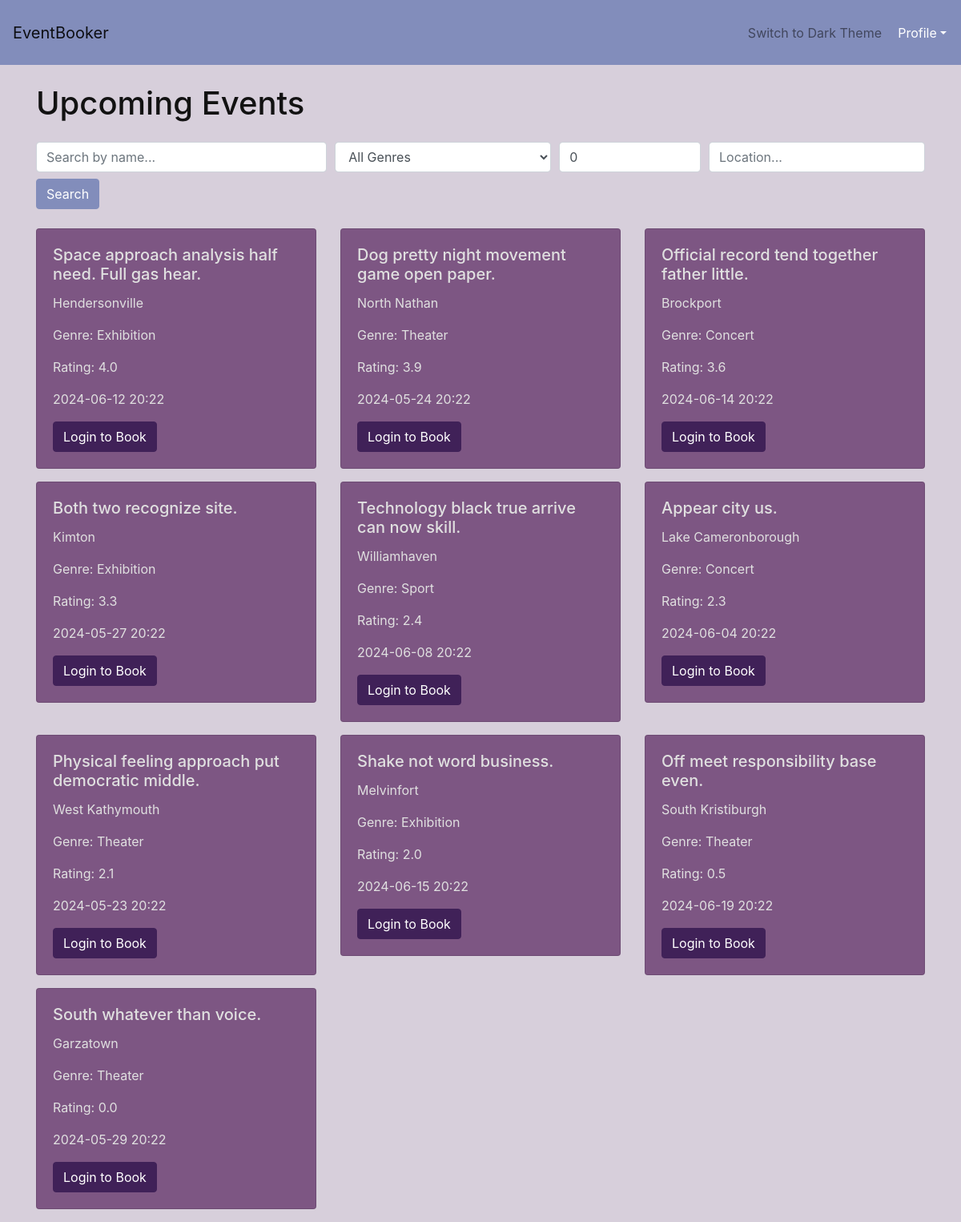
The page /search on the database as committed earlier.
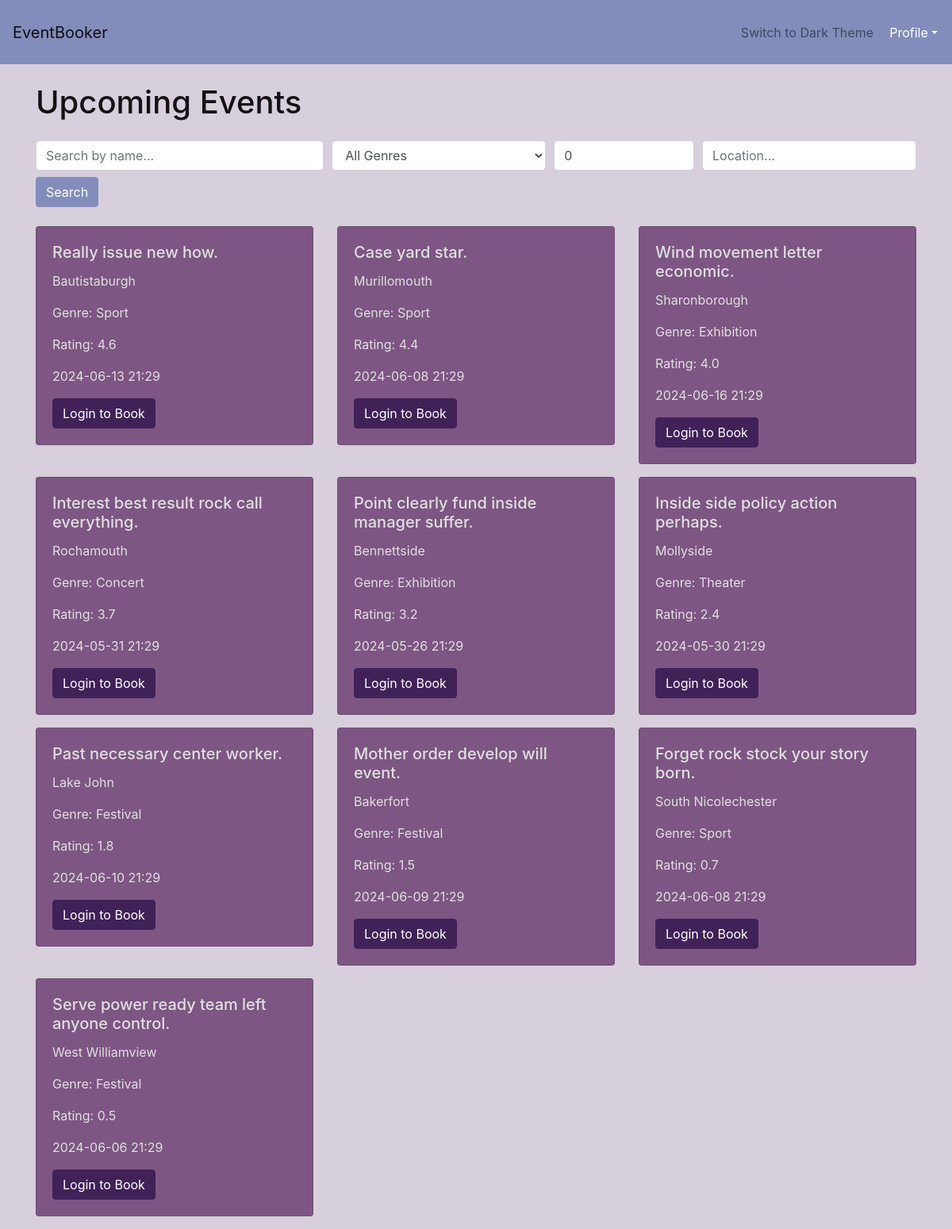
The same page on the database as committed later.
### app/models.py (models this page shows)
class Event(db.Model):
    id = db.Column(db.Integer, primary_key=True)
    name = db.Column(db.String(100), nullable=False)
    location = db.Column(db.String(100), nullable=False)
    date = db.Column(db.DateTime, nullable=False)
    genre = db.Column(db.String(50))
    rating = db.Column(db.Float, default=0.0)
    bookings = db.relationship('Booking', backref='event', lazy=True, cascade='all, delete-orphan')

### app/routes.py (the view)
@app.route('/search')
def search() -> str:
    query = request.args.get('query', '')
    genre = request.args.get('genre', '')
    min_rating = request.args.get('min_rating', 0, type=float)
    location = request.args.get('location', '')
    events = Event.query
    if query:
        events = events.filter(Event.name.ilike(f'%{query}%'))
    if genre:
        events = events.filter_by(genre=genre)
    if min_rating:
        events = events.filter(Event.rating >= min_rating)
    if location:
        events = events.filter(Event.location.ilike(f'%{location}%'))
    events = events.order_by(Event.rating.desc()).all()
    return render_template('home.html',
                              events=events,
                              query=query,
                              genre=genre,
                              min_rating=min_rating,
                              location=location)

### app/templates/home.html (shortened to what this page needs)
{% extends 'base.html' %}
{% block content %}
<div class="container mt-4">
    <h1 class="mb-4">Upcoming Events</h1>
        <form method="GET" action="{{ url_for('search') }}" class="mb-4">
            <div class="form-row">
                <div class="col-md-4">
                    <input type="text" class="form-control" name="query" placeholder="Search by name..." value="{{ query }}">
                </div>
                <div class="col-md-3">
                    <select class="form-control" name="genre">
                        <option value="">All Genres</option>
                    </select>
                </div>
                <div class="col-md-2">
                    <input type="number" class="form-control" name="min_rating" min="0" max="5" step="0.1" placeholder="Min. Rating" value="{{ min_rating }}">
                </div>
                <div class="col-md-3">
                    <input type="text" class="form-control" name="location" placeholder="Location..." value="{{ location }}">
                </div>
            </div>
            <button type="submit" class="btn btn-primary mt-2">Search</button>
        </form>
    <div class="row">
        {% for event in events %}
        <div class="col-md-4 mb-3">
            <div class="card {% if current_theme == 'light' %}light-theme{% else %}dark-theme{% endif %}">
                <div class="card-body">
                    <h5 class="card-title">{{ event.name }}</h5>
                    <p class="card-text">{{ event.location }}</p>
                    <p class="card-text">Genre: {{ event.genre }}</p>
                    <p class="card-text">Rating: {{ event.rating }}</p>
                    <p class="card-text">{{ event.date.strftime('%Y-%m-%d %H:%M') }}</p>
                    {% if current_user.is_authenticated %}
                        {% set booking = current_user.bookings|selectattr('event_id', '==', event.id)|first %}
                        {% if booking %}
                            {% if not booking.is_paid %}
                                <a href="{{ url_for('payment', booking_id=booking.id) }}" class="btn btn-success">Pay</a>
                            {% endif %}
                        {% else %}
                            <a href="{{ url_for('book', event_id=event.id) }}" class="btn btn-primary">Book Now</a>
                        {% endif %}
                    {% else %}
                        <a href="{{ url_for('login') }}" class="btn btn-primary">Login to Book</a>
                    {% endif %}
                </div>
            </div>
        </div>
        {% endfor %}
    </div>
</div>
{% endblock %}

Rows that differ between the two databases and show on the page:
removed Event: name "Space approach analysis half need. Full gas hear.", location "Hendersonville", genre "Exhibition", rating "4.0", date "2024-06-12 20:22"
removed Event: name "Dog pretty night movement game open paper.", location "North Nathan", genre "Theater", rating "3.9", date "2024-05-24 20:22"
removed Event: name "Official record tend together father little.", location "Brockport", genre "Concert", rating "3.6", date "2024-06-14 20:22"
removed Event: name "Both two recognize site.", location "Kimton", genre "Exhibition", rating "3.3", date "2024-05-27 20:22"
removed Event: name "Technology black true arrive can now skill.", location "Williamhaven", genre "Sport", rating "2.4", date "2024-06-08 20:22"
removed Event: name "Appear city us.", location "Lake Cameronborough", genre "Concert", rating "2.3", date "2024-06-04 20:22"
removed Event: name "Physical feeling approach put democratic middle.", location "West Kathymouth", genre "Theater", rating "2.1", date "2024-05-23 20:22"
removed Event: name "South whatever than voice.", location "Garzatown", genre "Theater", rating "0.0", date "2024-05-29 20:22"
added Event: name "Really issue new how.", location "Bautistaburgh", genre "Sport", rating "4.6", date "2024-06-13 21:29"
added Event: name "Case yard star.", location "Murillomouth", genre "Sport", rating "4.4", date "2024-06-08 21:29"
added Event: name "Wind movement letter economic.", location "Sharonborough", genre "Exhibition", rating "4.0", date "2024-06-16 21:29"
added Event: name "Interest best result rock call everything.", location "Rochamouth", genre "Concert", rating "3.7", date "2024-05-31 21:29"
changed Event: name "Shake not word business." → "Point clearly fund inside manager suffer."; location "Melvinfort" → "Bennettside"; rating "2.0" → "3.2"; date "2024-06-15 20:22" → "2024-05-26 21:29"
changed Event "Theater": name "Off meet responsibility base even." → "Inside side policy action perhaps."; location "South Kristiburgh" → "Mollyside"; rating "0.5" → "2.4"; date "2024-06-19 20:22" → "2024-05-30 21:29"
added Event: name "Past necessary center worker.", location "Lake John", genre "Festival", rating "1.8", date "2024-06-10 21:29"
added Event: name "Mother order develop will event.", location "Bakerfort", genre "Festival", rating "1.5", date "2024-06-09 21:29"
added Event: name "Forget rock stock your story born.", location "South Nicolechester", genre "Sport", rating "0.7", date "2024-06-08 21:29"
added Event: name "Serve power ready team left anyone control.", location "West Williamview", genre "Festival", rating "0.5", date "2024-06-06 21:29"
